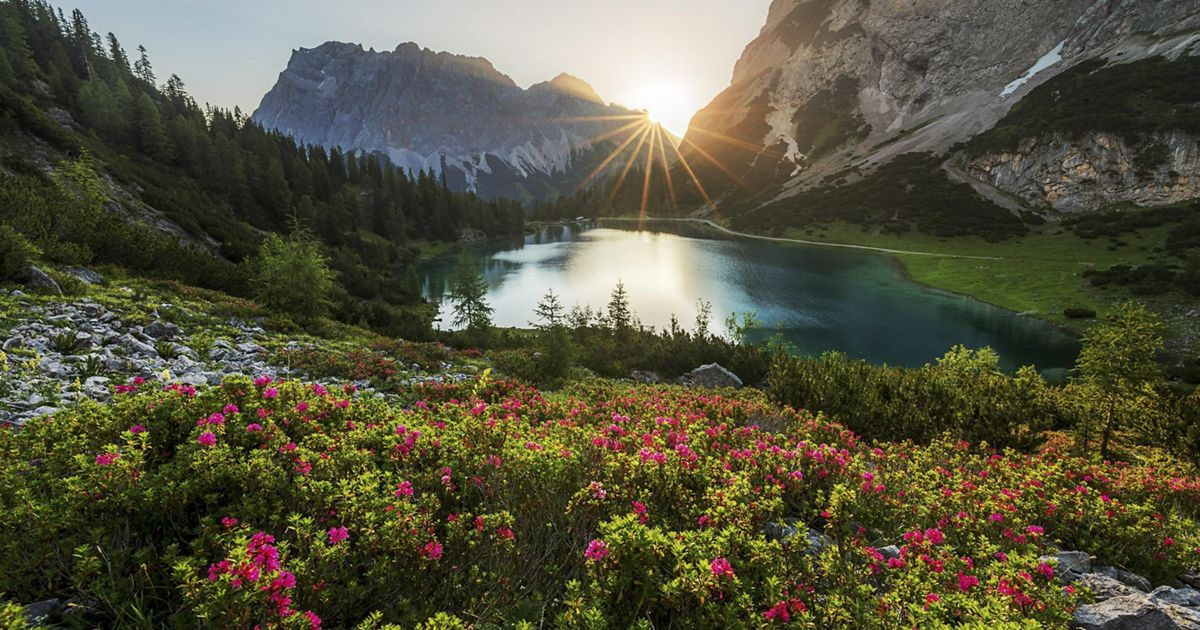
#> input picture Advanced/Basics of Computer vision & opencv/image.jpg, 1200 x 630 px
$ jupyter execute --allow-errors session_2.ipynb
#> lines starting #> are read from the running program, lines starting #| are printed output that depends on the picture
# What Are Images

تصاویر مجموعه‌ای از داده‌ها هستند که به صورت ماتریس‌هایی از پیکسل‌ها نمایش داده می‌شوند.
هر پیکسل دارای مقداری است که نشان‌دهنده شدت نور یا رنگ در آن نقطه خاص است.
تصاویر می‌توانند سیاه و سفید (مقادیر شدت خاکستری) یا رنگی (ترکیبی از سه کانال رنگی قرمز، سبز و آبی) باشند.

## How are images formed?

تصاویر از طریق ثبت نور بازتابی یا منتشر شده از اشیاء توسط حسگرها یا دوربین‌ها تشکیل می‌شوند. این فرآیند شامل چند مرحله است:

1. **جمع‌آوری نور**: نور از یک منبع (مانند خورشید یا یک لامپ) به اشیاء برخورد می‌کند و بازتاب یا انتشار می‌یابد. این نور توسط لنز دوربین یا حسگر جمع‌آوری می‌شود.
2. **تمرکز نور**: لنز دوربین نور را بر روی حسگر متمرکز می‌کند تا تصویر واضحی ایجاد شود. این فرآیند به تنظیم فاصله کانونی لنز بستگی دارد.
3. **تبدیل نور به سیگنال الکتریکی**: حسگر دوربین (مانند CCD یا CMOS) نور را به سیگنال‌های الکتریکی تبدیل می‌کند. هر پیکسل در حسگر شدت نور را در نقطه خاصی ثبت می‌کند.
4. **دیجیتالی کردن سیگنال‌ها**: سیگنال‌های الکتریکی به مقادیر دیجیتال تبدیل می‌شوند که می‌توانند توسط کامپیوتر پردازش شوند. این مقادیر معمولاً به صورت ماتریسی از اعداد ذخیره می‌شوند.
5. **پردازش تصویر**: داده‌های دیجیتال ممکن است برای بهبود کیفیت تصویر یا استخراج اطلاعات خاص پردازش شوند.
در نهایت، تصویر به صورت ماتریسی از پیکسل‌ها نمایش داده می‌شود که هر پیکسل نشان‌دهنده شدت نور یا رنگ در آن نقطه خاص است.

## How do computers store images?

سیستم رنگ RGB یکی از رایج‌ترین مدل‌های رنگی است که در کامپیوترها و دستگاه‌های دیجیتال استفاده می‌شود. این سیستم بر اساس ترکیب سه رنگ اصلی **قرمز (Red)**، **سبز (Green)** و **آبی (Blue)** کار می‌کند. هر رنگ در این مدل به صورت یک مقدار عددی نمایش داده می‌شود که شدت آن را مشخص می‌کند. این مقادیر معمولاً در بازه ۰ تا ۲۵۵ قرار دارند.

### نحوه استفاده کامپیوتر از سیستم RGB

1. **نمایش تصاویر رنگی**: هر پیکسل در یک تصویر دیجیتال با استفاده از سه مقدار RGB تعریف می‌شود. این مقادیر شدت نور قرمز، سبز و آبی را در آن پیکسل مشخص می‌کنند. با ترکیب این سه رنگ، می‌توان میلیون‌ها رنگ مختلف ایجاد کرد.
2. **ذخیره‌سازی تصاویر**: تصاویر رنگی در کامپیوتر به صورت ماتریسی از پیکسل‌ها ذخیره می‌شوند. هر پیکسل شامل سه مقدار عددی است که مقادیر RGB آن را نشان می‌دهند. به عنوان مثال، یک تصویر با وضوح ۱۰۲۴x۷۶۸ شامل ۷۶۸,۱۰۲۴ پیکسل است که هر پیکسل دارای سه مقدار RGB است.
3. **پردازش تصاویر**: هنگام پردازش تصاویر، کامپیوتر می‌تواند مقادیر RGB را تغییر دهد تا جلوه‌های خاصی ایجاد کند، مانند تغییر روشنایی، کنتراست یا اعمال فیلترهای رنگی.

### تأثیر سیستم RGB بر تصاویر

- **دقت رنگ**: سیستم RGB امکان نمایش طیف گسترده‌ای از رنگ‌ها را فراهم می‌کند، که باعث می‌شود تصاویر واقعی‌تر و جذاب‌تر به نظر برسند.
- **اندازه فایل**: تصاویر RGB معمولاً حجم بیشتری نسبت به تصاویر سیاه و سفید دارند، زیرا هر پیکسل به سه مقدار نیاز دارد.
- **سازگاری**: سیستم RGB به دلیل سازگاری با اکثر نمایشگرها و دستگاه‌های دیجیتال، به طور گسترده استفاده می‌شود.

در نهایت، سیستم RGB یکی از پایه‌های اصلی نمایش و پردازش تصاویر دیجیتال است که تأثیر زیادی بر کیفیت و وضوح تصاویر دارد.

## Images are store in multi-dimensional arrays

1. **آرایه‌های دو‌بعدی (2D Arrays)**:
    تصاویر سیاه و سفید یا خاکستری معمولاً به صورت آرایه‌های دو‌بعدی ذخیره می‌شوند. هر عنصر در این آرایه نشان‌دهنده شدت نور یا مقدار خاکستری یک پیکسل است. مقادیر معمولاً در بازه ۰ تا ۲۵۵ قرار دارند.

2. **آرایه‌های سه‌بعدی (3D Arrays)**:
    تصاویر رنگی در سیستم RGB به صورت آرایه‌های سه‌بعدی ذخیره می‌شوند. این آرایه شامل سه کانال (قرمز، سبز و آبی) است که هر کانال یک آرایه دو‌بعدی از مقادیر شدت نور برای آن رنگ خاص است.

3. **آرایه‌های چهار‌بعدی (4D Arrays)**:
    در پردازش ویدئوها یا مجموعه‌ای از تصاویر، از آرایه‌های چهار‌بعدی استفاده می‌شود. این آرایه‌ها شامل یک بعد اضافی برای زمان یا تعداد فریم‌ها هستند. هر فریم به صورت یک آرایه سه‌بعدی ذخیره می‌شود.

## Black & White or Grayscale

تصاویر سیاه و سفید یا خاکستری نوعی از تصاویر دیجیتال هستند که تنها شامل مقادیر شدت نور در هر پیکسل می‌باشند. این تصاویر فاقد اطلاعات رنگی هستند و هر پیکسل با یک مقدار عددی نمایش داده می‌شود که نشان‌دهنده شدت روشنایی آن نقطه است. مقادیر معمولاً در بازه **۰ (سیاه مطلق)** تا **۲۵۵ (سفید مطلق)** قرار دارند.

### **ویژگی‌ها**
- **سادگی**: تصاویر سیاه و سفید ساده‌تر از تصاویر رنگی هستند و پردازش آن‌ها سریع‌تر انجام می‌شود.
- **حجم کمتر**: به دلیل ذخیره‌سازی تنها یک مقدار برای هر پیکسل، حجم فایل‌های سیاه و سفید به طور قابل توجهی کمتر از تصاویر رنگی است.
- **کاربردهای گسترده**: این تصاویر در حوزه‌هایی مانند پردازش تصاویر پزشکی (مانند تصاویر اشعه ایکس)، تصاویر ماهواره‌ای، و هنر دیجیتال به طور گسترده استفاده می‌شوند.
- **سهولت در تحلیل**: به دلیل کاهش پیچیدگی داده‌ها، تحلیل و استخراج ویژگی‌ها از این تصاویر ساده‌تر است.

### **ساختار ذخیره‌سازی**
به دلیل ساختار ساده، این نوع تصاویر را می‌توان به راحتی در آرایه‌های دو‌بعدی ذخیره کرد، که هر عنصر آرایه نشان‌دهنده شدت روشنایی یک پیکسل است.

### **انواع تصاویر سیاه و سفید**
1. **Grayscale**: شامل محدوده‌ای از سایه‌های خاکستری.
2. **Binary**: پیکسل‌ها تنها می‌توانند سیاه یا سفید باشند.

## What is exactly opencv?

OpenCV (Open Source Computer Vision Library) یک کتابخانه متن‌باز برای پردازش تصویر و بینایی کامپیوتر است. این کتابخانه ابزارهای متنوعی برای انجام وظایف مختلف مانند تشخیص چهره، شناسایی اشیاء، پردازش ویدئو، و تحلیل تصاویر فراهم می‌کند. OpenCV به زبان C++ نوشته شده است، اما رابط‌هایی برای زبان‌های دیگر مانند Python و Java نیز ارائه می‌دهد.

### ویژگی‌های کلیدی OpenCV:
1. **پردازش تصویر**: شامل فیلترگذاری، تشخیص لبه‌ها، تبدیل تصاویر، و بسیاری از عملیات دیگر.
2. **بینایی کامپیوتر**: شامل تشخیص اشیاء، ردیابی حرکت، و تحلیل ویدئو.
3. **سازگاری با پلتفرم‌های مختلف**: OpenCV بر روی سیستم‌عامل‌های مختلف مانند ویندوز، لینوکس، و مک قابل اجرا است.
4. **پشتیبانی از سخت‌افزارهای مختلف**: این کتابخانه از GPU و پردازش موازی برای افزایش سرعت پردازش پشتیبانی می‌کند.

### کاربردها:
- **تشخیص چهره و اشیاء**
- **تحلیل ویدئو**
- **بینایی رباتیک**
- **واقعیت افزوده**
- **پردازش تصاویر پزشکی**
- **تشخیص حرکت و ردیابی اشیاء**
- **بازسازی سه‌بعدی**
- **کالیبراسیون دوربین**
- **تشخیص الگو و تطبیق الگو**
- **تحلیل تصاویر صنعتی**
- **پردازش تصاویر ماهواره‌ای**
- **بینایی ماشین در خودروهای خودران**
- **فشرده‌سازی و بهینه‌سازی تصاویر**

OpenCV به دلیل سرعت بالا و قابلیت‌های گسترده، یکی از محبوب‌ترین ابزارها در حوزه پردازش تصویر و بینایی کامپیوتر است.

## Getting start to coding

[cell 1]
import cv2  # Import the OpenCV library for image processing.

# Read the image from the file 'image.jpg' and store it in the variable 'image'.
# The image is loaded as a multi-dimensional NumPy array representing pixel values.
image = cv2.imread('image.jpg')
#> image is the input picture: shape (630, 1200, 3); mean B, G, R 62.6, 83.5, 85.7

# Display the image in a window titled 'Hello World!'.
# The 'imshow' function shows the image stored in the 'image' variable.
imshow = cv2.imshow('Hello World!', image)

# Wait indefinitely for a key press. This ensures the image window remains open until a key is pressed.
cv2.waitKey()

# Close all OpenCV windows. This is used to clean up and close the image display window.
cv2.destroyAllWindows()

[cell 2]
print(image.shape)  # Print the shape of the image, which includes Width, Height, Number of Color Channels.
#| (630, 1200, 3)

[cell 3]
print(f"Hight of image: {int(image.shape[0])} pixels")
#| Hight of image: 630 pixels
print(f"Width of image: {int(image.shape[1])} pixels")
#| Width of image: 1200 pixels

### How do we save images we edit in opencv

[cell 4]
cv2.imwrite('new1.jpg', image)  # Save the image to a new file named 'new1.jpg'
cv2.imwrite('new2.png', image)  # Save the image to another file named 'new2.png'
#> Out = True

## Grayscaling image

[cell 5]
# Convert the image to grayscale
gray_image = cv2.cvtColor(image, cv2.COLOR_BGR2GRAY)
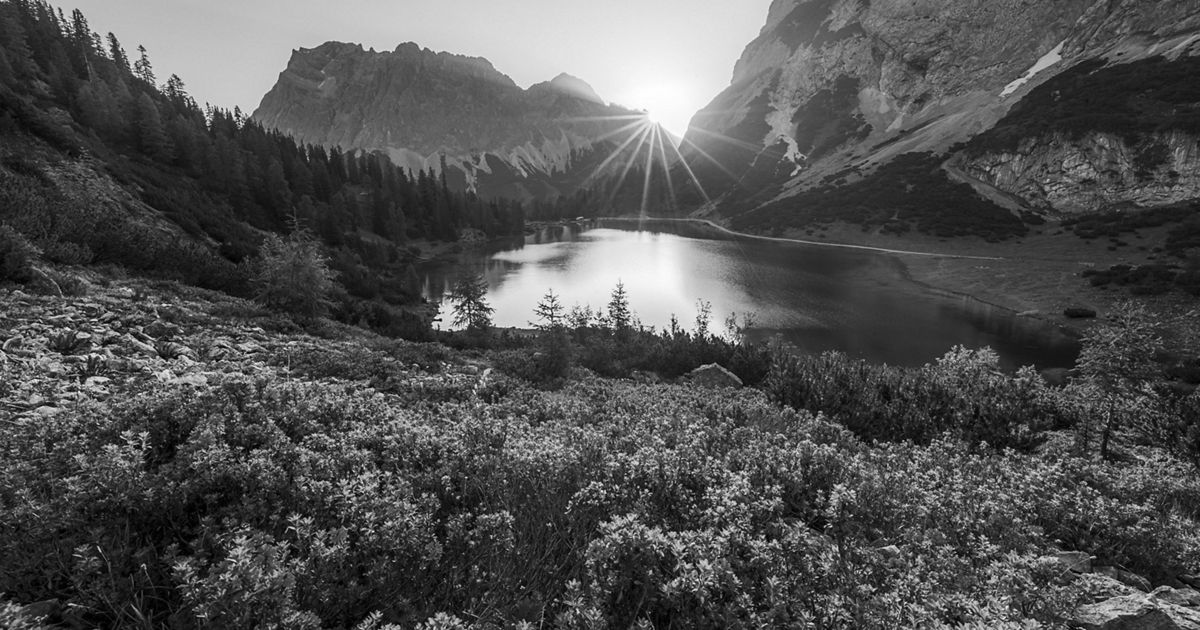
#> gray_image: shape (630, 1200); min 0, max 255, mean 81.7

# Display the grayscale image
cv2.imshow('Grayscale Image', gray_image)
cv2.waitKey()
cv2.destroyAllWindows()

**توجه داشته باشید** که کتابخانه cv2 در بلوک های قبلی لود شده ، همچنین عکس اصلی در بلوک های قبلی خوانده شده ، اگر این کد را در جایی بجز ژوپیتر اجرا می کنید حواستان باشد که کد را کامل بنویسید

[cell 6]
# Another method for loading grayscale image
gray_image_faster = cv2.imread('image.jpg',0)  # Load the image in grayscale mode (0 means grayscale)
#> gray_image_faster: shape (630, 1200); min 0, max 255, mean 81.7

cv2.imshow('Grayscale Image2', gray_image_faster)
cv2.waitKey()
cv2.destroyAllWindows()

## Different color spaces: RGB، HSV و CMYK

#### **RGB (Red, Green, Blue)**
سیستم رنگی RGB یکی از رایج‌ترین مدل‌های رنگی است که در نمایشگرها و دستگاه‌های دیجیتال استفاده می‌شود. این مدل بر اساس ترکیب سه رنگ اصلی **قرمز (Red)**، **سبز (Green)** و **آبی (Blue)** کار می‌کند. هر رنگ در این مدل با یک مقدار عددی نمایش داده می‌شود که شدت آن را مشخص می‌کند. مقادیر معمولاً در بازه ۰ تا ۲۵۵ قرار دارند.

- **کاربردها**: نمایش تصاویر در مانیتورها، تلویزیون‌ها و دستگاه‌های دیجیتال.
- **ویژگی‌ها**: امکان تولید میلیون‌ها رنگ مختلف با ترکیب مقادیر مختلف RGB.

#### **HSV (Hue, Saturation, Value)**
مدل رنگی HSV برای توصیف رنگ‌ها به روشی که برای انسان‌ها طبیعی‌تر است استفاده می‌شود. این مدل شامل سه مؤلفه است:
1. **Hue (رنگ)**: زاویه‌ای در چرخه رنگ که نوع رنگ (مانند قرمز، آبی، زرد) را مشخص می‌کند.
2. **Saturation (اشباع)**: شدت یا خلوص رنگ را نشان می‌دهد. مقدار صفر به معنای خاکستری و مقدار ۱۰۰٪ به معنای رنگ خالص است.
3. **Value (روشنایی)**: روشنایی یا تاریکی رنگ را مشخص می‌کند. مقدار صفر به معنای سیاه و مقدار ۱۰۰٪ به معنای روشن‌ترین رنگ است.

- **کاربردها**: پردازش تصویر و بینایی کامپیوتر، زیرا این مدل به درک بهتر رنگ‌ها کمک می‌کند.
- **ویژگی‌ها**: جداسازی اطلاعات رنگ از روشنایی، که در تحلیل تصاویر مفید است.

#### **CMYK (Cyan, Magenta, Yellow, Key/Black)**
مدل رنگی CMYK در چاپگرها و فرآیندهای چاپ استفاده می‌شود. این مدل بر اساس ترکیب چهار رنگ اصلی **فیروزه‌ای (Cyan)**، **ارغوانی (Magenta)**، **زرد (Yellow)** و **سیاه (Key/Black)** کار می‌کند.

- **کاربردها**: چاپ تصاویر و متون روی کاغذ.
- **ویژگی‌ها**: این مدل برای تولید رنگ‌ها از کاهش نور بازتابی استفاده می‌کند، برخلاف RGB که از انتشار نور استفاده می‌کند.

### **تفاوت‌ها**
- **RGB** برای نمایشگرها و دستگاه‌های دیجیتال مناسب است، در حالی که **CMYK** برای چاپ استفاده می‌شود.
- **HSV** برای تحلیل و پردازش تصاویر مناسب‌تر است، زیرا اطلاعات رنگ را به صورت جداگانه از روشنایی ارائه می‌دهد.

## Color filtering

فیلتر کردن رنگ یکی از تکنیک‌های پردازش تصویر است که برای شناسایی و استخراج بخش‌های خاصی از تصویر که دارای رنگ مشخصی هستند، استفاده می‌شود. این تکنیک معمولاً در سیستم‌های بینایی کامپیوتر و پردازش تصویر برای جداسازی اشیاء یا نواحی خاص بر اساس رنگ آن‌ها به کار می‌رود.

### **مراحل فیلتر کردن رنگ**
1. **تبدیل فضای رنگی**:
    ابتدا تصویر از فضای رنگی RGB به فضای رنگی دیگری مانند HSV (Hue, Saturation, Value) تبدیل می‌شود. فضای رنگی HSV برای فیلتر کردن رنگ مناسب‌تر است، زیرا اطلاعات رنگ (Hue) را از شدت روشنایی (Value) جدا می‌کند.

2. **تعریف محدوده رنگی**:
    محدوده‌ای از رنگ که باید فیلتر شود، به صورت مقادیر حد پایین و حد بالا تعریف می‌شود. این مقادیر معمولاً در فضای رنگی HSV مشخص می‌شوند.

3. **ایجاد ماسک**:
    با استفاده از محدوده رنگی تعریف‌شده، یک ماسک باینری ایجاد می‌شود. در این ماسک، پیکسل‌هایی که در محدوده رنگی قرار دارند به صورت سفید (1) و سایر پیکسل‌ها به صورت سیاه (0) نمایش داده می‌شوند.

4. **اعمال ماسک**:
    ماسک ایجادشده بر روی تصویر اصلی اعمال می‌شود تا تنها بخش‌هایی از تصویر که دارای رنگ مورد نظر هستند، باقی بمانند.

### **کاربردها**
- **تشخیص اشیاء**: شناسایی اشیاء خاص مانند توپ در بازی‌های ورزشی.
- **ردیابی حرکت**: ردیابی اشیاء متحرک بر اساس رنگ آن‌ها.
- **پردازش تصاویر پزشکی**: جداسازی نواحی خاص در تصاویر پزشکی.
- **بینایی رباتیک**: شناسایی و تعامل با اشیاء در محیط.

### **مزایا**
- سرعت بالا در شناسایی اشیاء.
- ساده و کارآمد برای تصاویر با پس‌زمینه ساده.

### **معایب**
- حساسیت به تغییرات نور و روشنایی.
- عملکرد ضعیف در تصاویر با پس‌زمینه پیچیده.

## One use of HSV

[cell 7]
# H : 0 - 180 , S : 0 - 255 , V : 0 - 255
# Convert the image to HSV color space
image = cv2.imread('image.jpg')


#> (the rest of this cell did not finish here and is left out)

## Lets do the same thing with RGB

[cell 8]
# R : 0 - 255 , G : 0 - 255 , B : 0 - 255
# Convert the image to RGB color space
B , G , R = cv2.split(image)  # Split the image into Blue, Green, and Red channels
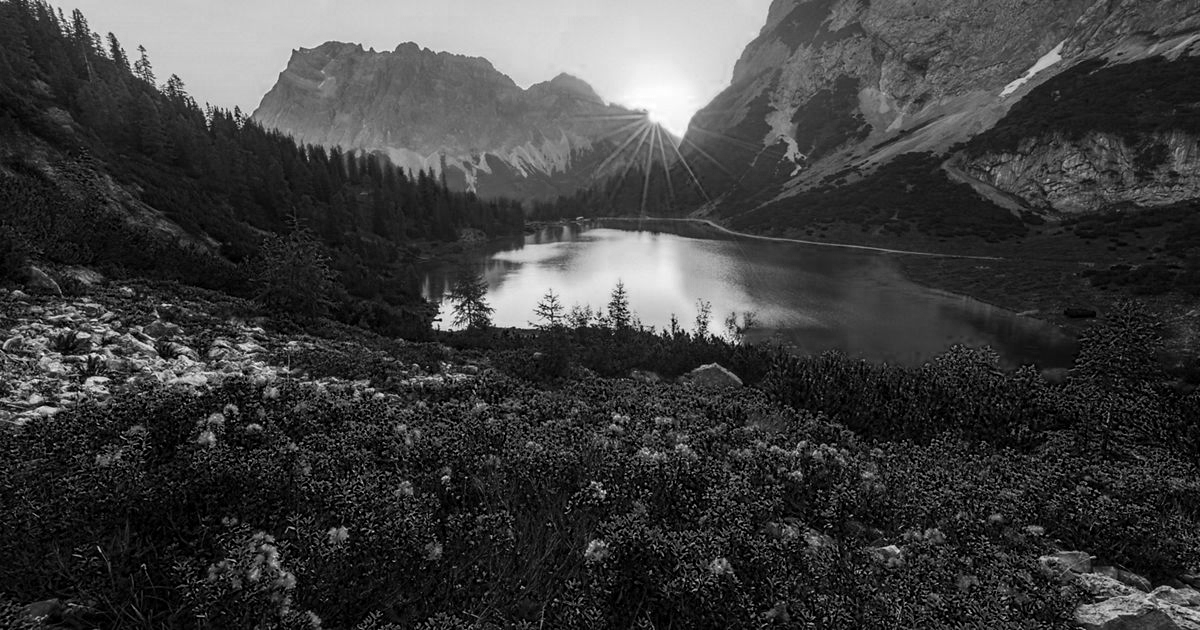
#> B: shape (630, 1200); min 0, max 255, mean 62.6
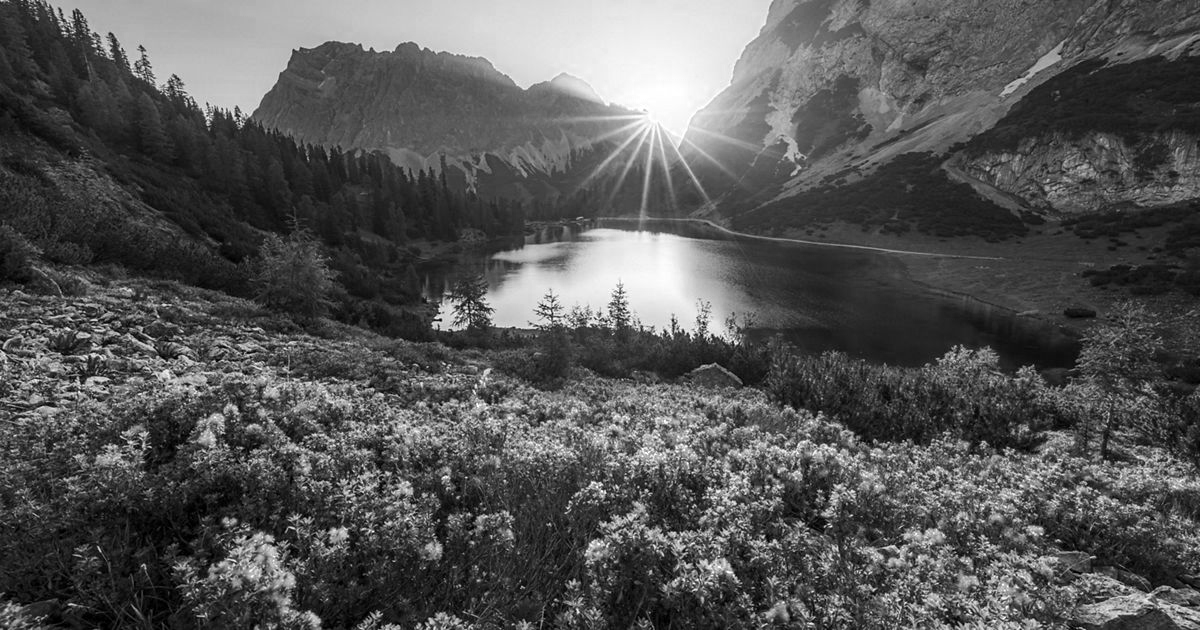
#> R: shape (630, 1200); min 0, max 255, mean 85.7

cv2.imshow('Red channel', R)
cv2.imshow('Green channel', G)
cv2.imshow('Blue channel', B)
cv2.waitKey(0)
cv2.destroyAllWindows()

# Merge the channels back into a single image
merged_image = cv2.merge([B, G, R])
cv2.imshow('Merged Image', merged_image)

cv2.waitKey(0)
cv2.destroyAllWindows()

## Making histograms

[cell 9]
import cv2
import numpy as np

from matplotlib import pyplot as plt
# Read the image using OpenCV
image = cv2.imread('image.jpg')

# Calculate the histogram for the Blue channel
histogram = cv2.calcHist([image],[0],None,[256],[0,256])
#> histogram = 256 values, max 28654 at index 0, min 28 at index 255, mean 2953.1
# Plot the histogram for the Blue channel in blue color
plt.plot(histogram, color='b')

# Viewing separate color channels
color = ('b', 'g', 'r')
for i, col in enumerate(color):
    histogram = cv2.calcHist([image], [i], None, [256], [0, 256])
    plt.plot(histogram, color=col)
    plt.xlim([0, 256])  # Set the x-axis limits to [0, 256]
    plt.title('Color Histogram')
    plt.xlabel('Pixel Value')  # Label for the x-axis
    plt.ylabel('Frequency')  # Label for the y-axis
plt.show()  # Display the histogram plot
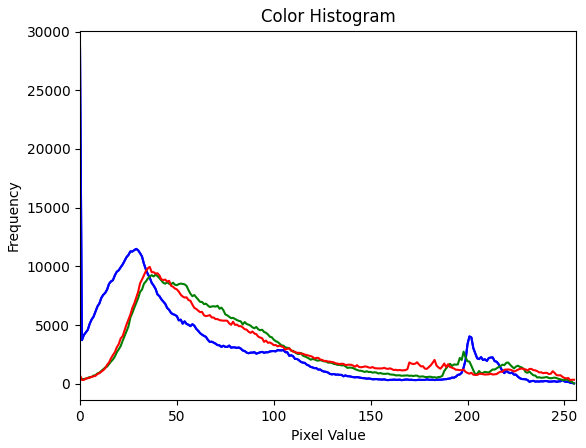
#> figure drawn by matplotlib, 1 panel; curve peaks at x = 0, y = 28654; curve peaks at x = 0, y = 28654; curve peaks at x = 39, y = 9296
